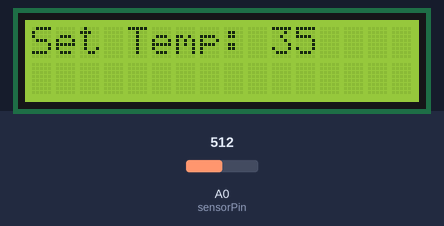
A sketch run on a simulated Arduino Uno, built with avr-gcc and run on an emulated ATmega328P. Parts: 16×2 character LCD. The inputs (shaded band) are chosen by the test bench; at power-on: A0 (sensorPin) = 512.

Above: at 1.2 s.
1.3 s: A0 (sensorPin) set to 716
At 2.1 s:
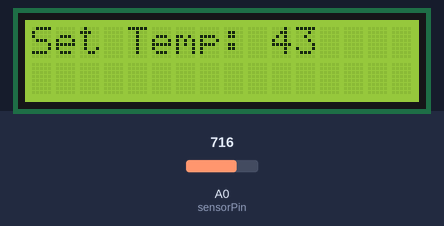
2.8 s: A0 (sensorPin) set to 900
At 3.2 s:
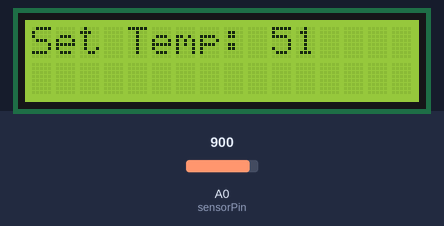
4.3 s: A0 (sensorPin) set to 1023
At 5.6 s:
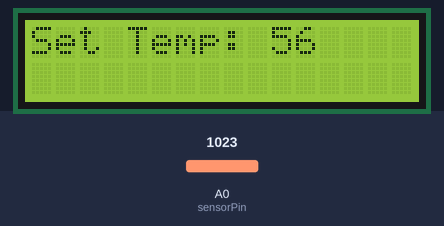
Timing chart, 0 to 7.3 s (numbered marks = the images above; inputs shaded):
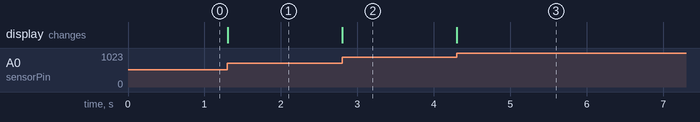

The sketch:

SetTemp_Pot.ino
```cpp
#include <LiquidCrystal.h>
const int rs = 12, en = 8, d4 = 5, d5 = 4, d6 = 13, d7 = 2;
int temp=0;
int temp1=0;
float potchange=0;
int sensorPin=A0;
LiquidCrystal lcd(rs, en, d4, d5, d6, d7);
void setup()
{
  			  lcd.begin(16, 2);
}
void loop()
{
  temp=analogRead(sensorPin);
  potchange=temp;
  temp1=15+(temp/1023.0)*41.0;    //Maps change in pot wiper between integers 15 to 56
  lcd.setCursor(0, 0);
  lcd.print("Set Temp: ");
  lcd.setCursor(10, 0);
  lcd.print(temp1);
}
```

Measured:
- after the input at 1.3 s, the display: changes at once (image 1)
- after the input at 2.8 s, the display: changes at once (image 2)
- after the input at 4.3 s, the display: changes at once (image 3)
